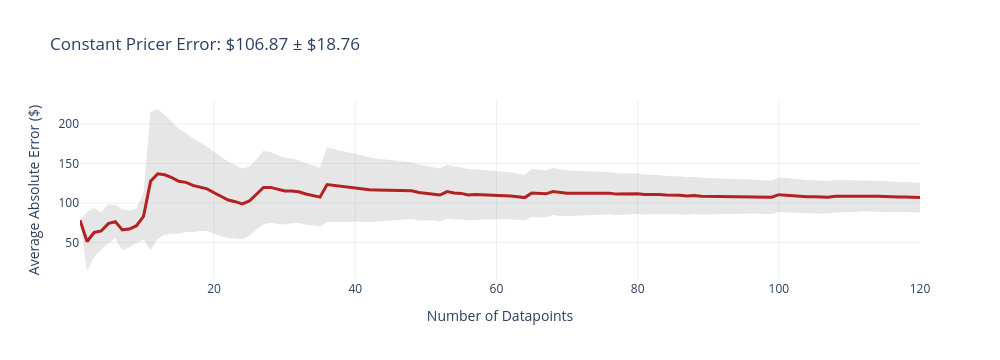
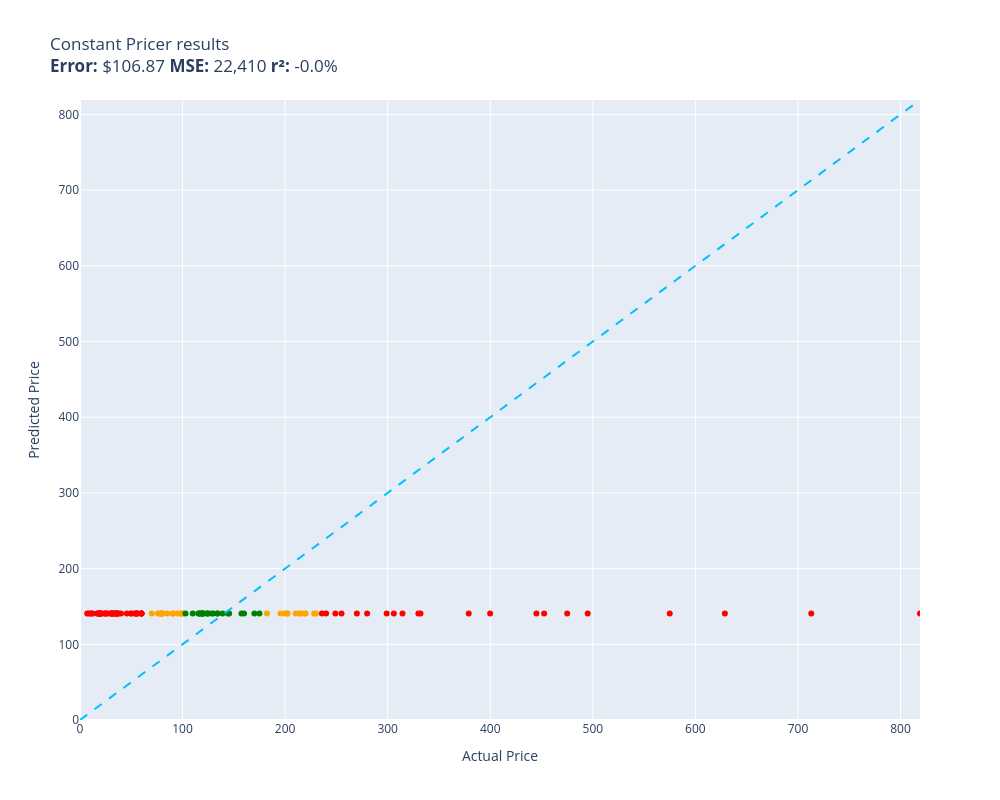

Here is the notebook cell these charts were saved with, in order:
### Code cell
# Evaluate baseline.

evaluate(constant_pricer, test, size=120)

### Figure 1 — Plotly figure (JSON) as saved in the notebook; plotly's stock layout.template omitted (floating-point values rounded to 4 significant figures; data arrays with more than 128 entries replaced by an {"elided": "..."} marker saying what was removed)
{"data": [{"fill": "toself", "fillcolor": "rgba(128,128,128,0.2)", "hoverinfo": "skip", "line": {"color": "rgba(255,255,255,0)"}, "name": "95% CI", "showlegend": false, "type": "scatter", "x": {"elided": "240 int values"}, "y": {"elided": "240 float values"}}, {"customdata": [[0], [37.32], [30.82], [23.35], [24.66], [21.06], [26.12], [22.94], [21.8], [29.43], [87.31], [81.89], [75.63], [70.54], [66.44], [62.33], [59.12], [55.93], [53.23], [51.4], [49.91], [48.3], [46.37], [44.77], [43.56], [44.65], [46.37], [44.71], [43.48], [42.19], [40.83], [39.61], [38.81], [37.78], [36.99], [47.25], [46.03], [44.86], [43.77], [42.69], [41.74], [40.84], [39.89], [38.98], [38.15], [37.32], [36.53], [35.77], [35.31], [34.66], [33.99], [33.55], [33.92], [33.46], [32.87], [32.49], [31.93], [31.38], [30.89], [30.38], [29.89], [29.44], [29.03], [28.68], [30.45], [30.05], [29.6], [29.68], [29.39], [29.0], [28.59], [28.19], [27.82], [27.44], [27.08], [26.73], [26.49], [26.16], [25.83], [25.5], [25.29], [24.98], [24.68], [24.44], [24.15], [23.88], [23.65], [23.42], [23.24], [22.98], [22.73], [22.52], [22.28], [22.05], [21.82], [21.6], [21.37], [21.23], [21.02], [21.77], [21.59], [21.45], [21.24], [21.13], [20.93], [20.79], [20.6], [20.59], [20.4], [20.24], [20.06], [19.91], [19.74], [19.63], [19.48], [19.36], [19.2], [19.04], [18.88], [18.76]], "hovertemplate": "n=%{x}<br>Avg Error=$%{y:,.2f}<br>±95% CI=$%{customdata[0]:,.2f}<extra></extra>", "line": {"color": "firebrick", "width": 3}, "mode": "lines", "name": "Cumulative Avg Error", "type": "scatter", "x": [1, 2, 3, 4, 5, 6, 7, 8, 9, 10, 11, 12, 13, 14, 15, 16, 17, 18, 19, 20, 21, 22, 23, 24, 25, 26, 27, 28, 29, 30, 31, 32, 33, 34, 35, 36, 37, 38, 39, 40, 41, 42, 43, 44, 45, 46, 47, 48, 49, 50, 51, 52, 53, 54, 55, 56, 57, 58, 59, 60, 61, 62, 63, 64, 65, 66, 67, 68, 69, 70, 71, 72, 73, 74, 75, 76, 77, 78, 79, 80, 81, 82, 83, 84, 85, 86, 87, 88, 89, 90, 91, 92, 93, 94, 95, 96, 97, 98, 99, 100, 101, 102, 103, 104, 105, 106, 107, 108, 109, 110, 111, 112, 113, 114, 115, 116, 117, 118, 119, 120], "y": [78.43, 51.51, 62.88, 64.8, 73.99, 76.56, 66.15, 67.23, 71.41, 83.2, 127.7, 136.9, 135.6, 132.1, 127.4, 126.2, 122.3, 120.6, 117.9, 113.1, 108.0, 103.9, 101.8, 98.95, 102.7, 110.7, 119.7, 119.8, 117.1, 115.2, 115.4, 114.3, 111.4, 109.9, 107.5, 123.3, 122.2, 121.2, 120.0, 119.5, 118.1, 116.7, 116.4, 116.4, 115.6, 115.6, 115.7, 115.6, 113.3, 112.3, 112.1, 110.2, 114.4, 112.7, 112.2, 110.3, 110.7, 110.6, 109.7, 110.1, 109.8, 109.1, 108.1, 106.9, 112.8, 111.8, 111.6, 114.5, 113.0, 112.3, 112.3, 112.5, 112.8, 112.9, 112.6, 112.5, 111.3, 111.5, 111.7, 111.8, 110.7, 110.9, 110.9, 110.1, 110.1, 109.8, 109.0, 109.6, 108.6, 108.5, 108.6, 107.9, 108.0, 108.0, 108.3, 108.1, 108.0, 107.1, 107.3, 110.6, 109.9, 109.1, 109.0, 108.0, 108.0, 107.2, 107.3, 108.7, 108.7, 109.1, 108.9, 109.5, 109.5, 108.6, 108.1, 107.5, 107.5, 107.6, 107.4, 106.9]}], "layout": {"height": 360, "showlegend": false, "title": {"text": "Constant Pricer Error: $106.87 ± $18.76"}, "width": 1000, "xaxis": {"title": {"text": "Number of Datapoints"}}, "yaxis": {"title": {"text": "Average Absolute Error ($)"}}}}

### Figure 2 — Plotly figure (JSON) as saved in the notebook; plotly's stock layout.template omitted (floating-point values rounded to 4 significant figures)
{"data": [{"customdata": [["Old Blood Noise Excess V2 Distortion Cho...\nGuess=$140.57 Actual=$219.00"], ["EXMAX NG-10X Fresnel Lens Focusing Adapt...\nGuess=$140.57 Actual=$69.98"], ["RBC12-UPC Replacement Battery Cartridge ...\nGuess=$140.57 Actual=$229.99"], ["ACDelco GM Original Equipment FW339 Fron...\nGuess=$140.57 Actual=$215.33"], ["Panasonic KX-TG6511B DECT 6.0 PLUS Expan...\nGuess=$140.57 Actual=$79.20"], ["GJY Portable TV,10.6 inch Mini TV for AT...\nGuess=$140.57 Actual=$79.36"], ["APS iBoard 6-inch Aluminum (Black Powder...\nGuess=$140.57 Actual=$210.23"], ["HK SYSTEMS 13\" Heavy Duty Black \"Push\" O...\nGuess=$140.57 Actual=$84.95"], ["Aolemi Oil Rubbed Bronze Single Function...\nGuess=$140.57 Actual=$98.65"], ["Clementoni 39132.5 Jigsaw Puzzle 1,000 P...\nGuess=$140.57 Actual=$79.95"], ["KOMPUTERBAY 4GB 2X 2GB DDR2 1066MHz PC2-...\nGuess=$140.57 Actual=$80.34"], ["Travelpro Platinum Elite Slim Business L...\nGuess=$140.57 Actual=$213.83"], ["JRready ST6313 DT Deutsch Connector Kit,...\nGuess=$140.57 Actual=$199.68"], ["15\" Locking Shower Head Extension Arm in...\nGuess=$140.57 Actual=$79.95"], ["Dakota Alert MURS Alert Probe Sensor - M...\nGuess=$140.57 Actual=$219.99"], ["AUTOFREE LED Tail Lights Assembly Compat...\nGuess=$140.57 Actual=$201.99"], ["Evan-Fischer Front Bumper Cover Compatib...\nGuess=$140.57 Actual=$202.38"], ["Webcem Solar Shed Light Outdoor Indoor, ...\nGuess=$140.57 Actual=$77.96"], ["Festool 492370 Platin 2 S1000 Grit 6-Inc...\nGuess=$140.57 Actual=$91.00"], ["DIMARZIO 204284 DP 163FBK Blues Bucker G...\nGuess=$140.57 Actual=$89.99"], ["BESTILL Wall Mounted Shower Faucet Set, ...\nGuess=$140.57 Actual=$76.00"], ["Marvel Legends Series X-Men 6-Inch Archa...\nGuess=$140.57 Actual=$98.95"], ["ANZO USA 111207 GMC SIERRA 99-06 / YUKON...\nGuess=$140.57 Actual=$182.28"], ["Trim Kit for 2-handle Shower & Tub Valve...\nGuess=$140.57 Actual=$94.99"], ["Pioneer 2AM401-BN Two Handle Kitchen Fau...\nGuess=$140.57 Actual=$228.22"], ["4LT LUMINETTE Vanity Opal GLS BSN\nGuess=$140.57 Actual=$99.99"], ["MXR Carbon Copy Deluxe Analog Delay Guit...\nGuess=$140.57 Actual=$195.50"]], "hovertemplate": "%{customdata[0]}<extra></extra>", "legendgroup": "orange", "marker": {"color": "orange", "size": 6, "symbol": "circle"}, "mode": "markers", "name": "orange", "orientation": "v", "showlegend": true, "type": "scatter", "x": [219.0, 69.98, 230.0, 215.3, 79.2, 79.36, 210.2, 84.95, 98.65, 79.95, 80.34, 213.8, 199.7, 79.95, 220.0, 202.0, 202.4, 77.96, 91.0, 89.99, 76.0, 98.95, 182.3, 94.99, 228.2, 99.99, 195.5], "xaxis": "x", "y": [140.6, 140.6, 140.6, 140.6, 140.6, 140.6, 140.6, 140.6, 140.6, 140.6, 140.6, 140.6, 140.6, 140.6, 140.6, 140.6, 140.6, 140.6, 140.6, 140.6, 140.6, 140.6, 140.6, 140.6, 140.6, 140.6, 140.6], "yaxis": "y"}, {"customdata": [["telpo Headlight Assembly Fit For 15 Camr...\nGuess=$140.57 Actual=$115.99"], ["SuppliesOutlet Compatible Toner Cartridg...\nGuess=$140.57 Actual=$144.29"], ["PEMP E65 E66 CDC Simulate Optical Fiber ...\nGuess=$140.57 Actual=$119.00"], ["Intermatic PX300 12V 300W Transformer wi...\nGuess=$140.57 Actual=$134.00"], ["CORSAIR Dominator Platinum RGB 32GB (2x1...\nGuess=$140.57 Actual=$124.00"], ["SKB iSeries 3i-13096-6KP Case for BlackM...\nGuess=$140.57 Actual=$174.99"], ["GanFindX Portable Car Hand Controls for ...\nGuess=$140.57 Actual=$159.90"], ["Scranton & Co 3 Drawer Mobile File Cabin...\nGuess=$140.57 Actual=$115.35"], ["Wenger City Upgrade Laptop Backpack with...\nGuess=$140.57 Actual=$145.42"], ["3D Tree Hole Branches 075 Stair Risers D...\nGuess=$140.57 Actual=$129.99"], ["Fjallraven, Kanken Laptop 15\" Backpack f...\nGuess=$140.57 Actual=$119.65"], ["Diversitech WG840585 Motor, (Ddb) 1/3Hp,...\nGuess=$140.57 Actual=$134.12"], ["Western Digital Enterprise RE4-GP 2TB SA...\nGuess=$140.57 Actual=$109.95"], ["PM Auto Front Right Quick Complete Strut...\nGuess=$140.57 Actual=$124.94"], ["Dell Optiplex 390 Desktop Computer i3 3....\nGuess=$140.57 Actual=$124.27"], ["Pidoko Kids Train Table, Grey with 90 Pc...\nGuess=$140.57 Actual=$119.97"], ["EMART Photography C Stand with Boom Arm,...\nGuess=$140.57 Actual=$119.99"], ["Grey Pneumatic 1311SD Impact Socket Set\nGuess=$140.57 Actual=$157.43"], ["4pc Wheel Spacers Adapters 4\" (2inch Per...\nGuess=$140.57 Actual=$116.95"], ["Urth 62mm UV, Circular Polarizing (CPL),...\nGuess=$140.57 Actual=$139.00"], ["LSI Broadcom SAS 9300-8i 8-port 12Gb/s S...\nGuess=$140.57 Actual=$118.00"], ["DuraGo 29515020 Front Hub Assembly\nGuess=$140.57 Actual=$128.34"], ["Ibanez M510OVS Acoustic Mandolin in Vint...\nGuess=$140.57 Actual=$169.99"], ["GENUINE VOLVO THERMOSTAT (3.0, 3.2) S60 ...\nGuess=$140.57 Actual=$102.85"]], "hovertemplate": "%{customdata[0]}<extra></extra>", "legendgroup": "green", "marker": {"color": "green", "size": 6, "symbol": "circle"}, "mode": "markers", "name": "green", "orientation": "v", "showlegend": true, "type": "scatter", "x": [116.0, 144.3, 119.0, 134.0, 124.0, 175.0, 159.9, 115.3, 145.4, 130.0, 119.7, 134.1, 110.0, 124.9, 124.3, 120.0, 120.0, 157.4, 117.0, 139.0, 118.0, 128.3, 170.0, 102.8], "xaxis": "x", "y": [140.6, 140.6, 140.6, 140.6, 140.6, 140.6, 140.6, 140.6, 140.6, 140.6, 140.6, 140.6, 140.6, 140.6, 140.6, 140.6, 140.6, 140.6, 140.6, 140.6, 140.6, 140.6, 140.6, 140.6], "yaxis": "y"}, {"customdata": [["NewPower99 Battery Kit for Samsung Galax...\nGuess=$140.57 Actual=$54.95"], ["Stand for Raven Pro Document Scanner - P...\nGuess=$140.57 Actual=$29.85"], ["8544771 Dryer Heating Element, 279816 Th...\nGuess=$140.57 Actual=$35.74"], ["Pump Head TBVECHI 175PSI 4KW 5.5HP 21CFM...\nGuess=$140.57 Actual=$329.90"], ["Bam France 2002XL Contoured Hightech Bla...\nGuess=$140.57 Actual=$713.00"], ["Metabo HPT 36V MultiVolt™ Cordless Rotar...\nGuess=$140.57 Actual=$379.00"], ["46mm Digital Pro High-Resolution Close-U...\nGuess=$140.57 Actual=$19.99"], ["Innovative Percussion CB-6 Chamois Bass ...\nGuess=$140.57 Actual=$54.32"], ["LOVE MEI Galaxy S10 Lite Case, Military ...\nGuess=$140.57 Actual=$32.98"], ["LD Products Compatible Toner Cartridge R...\nGuess=$140.57 Actual=$49.98"], ["Bam Trekking 3027SB Single Black Clarine...\nGuess=$140.57 Actual=$332.00"], ["DEWALT 20V MAX* XR Impact Driver with Bl...\nGuess=$140.57 Actual=$452.53"], ["Mini PC, Kinupute Desktop Computer E3-12...\nGuess=$140.57 Actual=$495.00"], ["June Garden 12\" Sweet Dolly Charlotte - ...\nGuess=$140.57 Actual=$19.99"], ["10GBase-LR SFP+ Transceiver, Handar 10GB...\nGuess=$140.57 Actual=$19.99"], ["Deco Mount Pro Tripod Microphone Stand w...\nGuess=$140.57 Actual=$59.95"], ["Canon EOS Rebel T7 Digital SLR Camera wi...\nGuess=$140.57 Actual=$819.00"], ["Evergreen HSHB2005 Cylinder Head Gasket ...\nGuess=$140.57 Actual=$59.69"], ["Task T24287 Roman Ogee Router Bit with 1...\nGuess=$140.57 Actual=$55.88"], ["Southwire 120V/15A Right Angle User Atta...\nGuess=$140.57 Actual=$37.87"], ["Mylites+ Standard Comic Book Mylar Sleev...\nGuess=$140.57 Actual=$34.99"], ["Tidal Front + Rear Fender Flares 4PC Poc...\nGuess=$140.57 Actual=$254.99"], ["DALDED LED Light Kit for Lego Sonic Gree...\nGuess=$140.57 Actual=$24.99"], ["152MM Hole Saws M42 Bi-Metal High Speed ...\nGuess=$140.57 Actual=$17.99"], ["Baseball Backpacks Large 18 Inch Bookbag...\nGuess=$140.57 Actual=$31.77"], ["Adams Check Payment and Deposit Register...\nGuess=$140.57 Actual=$35.49"], ["KOHLER 18865-CP Filtered Water Faucet, P...\nGuess=$140.57 Actual=$475.00"], ["Projector, CRAZVIEW Projector with WiFi ...\nGuess=$140.57 Actual=$53.40"], ["Retevis RT68 Soft Earhook Walkie Talkie ...\nGuess=$140.57 Actual=$6.99"], ["MC: Pindicator (Dual Intensity Amber)\nGuess=$140.57 Actual=$40.00"], ["Laisomeke Waterproof Junction Box, Unive...\nGuess=$140.57 Actual=$11.99"], ["Sumerain S1339CM Double Handle Widesprea...\nGuess=$140.57 Actual=$235.86"], ["Poison Spyder 10-08-020 Rocker Knocker\nGuess=$140.57 Actual=$628.76"], ["VLAND LED Smoked Taillights Compatible F...\nGuess=$140.57 Actual=$239.99"], ["Lighted Triangle Mirror Cabinet Bathroom...\nGuess=$140.57 Actual=$445.00"], ["Tablet PC Cover Compatible with Lenovo T...\nGuess=$140.57 Actual=$31.61"], ["Miyaya@ Funny Animal Masks Collection fo...\nGuess=$140.57 Actual=$16.99"], ["Trail Gear Twin Stick Kit for Top Shift ...\nGuess=$140.57 Actual=$279.92"], ["Engine Thermostat, Replace 19301-PAA-306...\nGuess=$140.57 Actual=$18.89"], ["Ultra Duster Canned Air Net 10 Oz 6-Pack\nGuess=$140.57 Actual=$49.90"], ["Beck/Arnley 0421945 Air Filter\nGuess=$140.57 Actual=$35.87"], ["IQShield Screen Protector Compatible wit...\nGuess=$140.57 Actual=$9.95"], ["Liberty Imports 12 Pack: US Military Toy...\nGuess=$140.57 Actual=$16.98"], ["Neporal Full Spectrum Light Bulb, 6000K ...\nGuess=$140.57 Actual=$18.59"], ["Satco S9596, 4 Count (Pack of 1), 4.18\nGuess=$140.57 Actual=$12.00"], ["Ceramic Talavera Mexican Tile 4x4\", 9 Pi...\nGuess=$140.57 Actual=$29.95"], ["Intrepid International Dressage Letters-...\nGuess=$140.57 Actual=$26.99"], ["LEGO Marvel Avengers War Machine Buster ...\nGuess=$140.57 Actual=$59.95"], ["Kingston Brass KS269SN Kingston Clawfoot...\nGuess=$140.57 Actual=$305.99"], ["KOHLER K-1185540-CP Assembly-Slider\nGuess=$140.57 Actual=$45.67"], ["KUNN Small Electrician Tool Pouch Utilit...\nGuess=$140.57 Actual=$21.99"], ["iPhone 12/12 Pro Nicaragua Guardabarranc...\nGuess=$140.57 Actual=$19.97"], ["Replacement Remote Control for PANASONIC...\nGuess=$140.57 Actual=$34.95"], ["KS K-STORM Replacement Silicone Mushroom...\nGuess=$140.57 Actual=$8.50"], ["LSSAGOON Backpack for Women Teen Kids Gi...\nGuess=$140.57 Actual=$33.99"], ["Aeromotive 13304 Regulator, X1 Adjustabl...\nGuess=$140.57 Actual=$269.95"], ["Walker Exhaust Ultra EPA 16478 Direct Fi...\nGuess=$140.57 Actual=$574.99"], ["GE RPWF SmartWater Comparable Refrigerat...\nGuess=$140.57 Actual=$36.99"], ["MGP Caliper Covers 39011SACURD Red Powde...\nGuess=$140.57 Actual=$249.00"], ["Royal Designs, Inc. Decorative Abundant ...\nGuess=$140.57 Actual=$24.95"], ["Canon Sure Shot 90u 35mm Date Camera\nGuess=$140.57 Actual=$399.89"], ["NewFantasia Replacement Audio Cable with...\nGuess=$140.57 Actual=$31.00"], ["Mikrotik RB3011UIAS-RM RouterBOARD 10xGi...\nGuess=$140.57 Actual=$299.00"], ["MONOCARBON Forged Carbon Fiber Case for ...\nGuess=$140.57 Actual=$59.99"], ["AC Compressor & A/C Kit For BMW 335i 335...\nGuess=$140.57 Actual=$314.41"], ["Wilkinson LOW GAUSS Vintage Tone Strat S...\nGuess=$140.57 Actual=$30.93"], ["Berta (6 Pieces) 1-1/4 inch Overlay, 90 ...\nGuess=$140.57 Actual=$24.66"], ["Chalkboard Name Badges with Magnetic Bac...\nGuess=$140.57 Actual=$19.95"], ["Linkloos Solar Street Lights Outdoor Wat...\nGuess=$140.57 Actual=$55.99"]], "hovertemplate": "%{customdata[0]}<extra></extra>", "legendgroup": "red", "marker": {"color": "red", "size": 6, "symbol": "circle"}, "mode": "markers", "name": "red", "orientation": "v", "showlegend": true, "type": "scatter", "x": [54.95, 29.85, 35.74, 329.9, 713.0, 379.0, 19.99, 54.32, 32.98, 49.98, 332.0, 452.5, 495.0, 19.99, 19.99, 59.95, 819.0, 59.69, 55.88, 37.87, 34.99, 255.0, 24.99, 17.99, 31.77, 35.49, 475.0, 53.4, 6.99, 40.0, 11.99, 235.9, 628.8, 240.0, 445.0, 31.61, 16.99, 279.9, 18.89, 49.9, 35.87, 9.95, 16.98, 18.59, 12.0, 29.95, 26.99, 59.95, 306.0, 45.67, 21.99, 19.97, 34.95, 8.5, 33.99, 269.9, 575.0, 36.99, 249.0, 24.95, 399.9, 31.0, 299.0, 59.99, 314.4, 30.93, 24.66, 19.95, 55.99], "xaxis": "x", "y": [140.6, 140.6, 140.6, 140.6, 140.6, 140.6, 140.6, 140.6, 140.6, 140.6, 140.6, 140.6, 140.6, 140.6, 140.6, 140.6, 140.6, 140.6, 140.6, 140.6, 140.6, 140.6, 140.6, 140.6, 140.6, 140.6, 140.6, 140.6, 140.6, 140.6, 140.6, 140.6, 140.6, 140.6, 140.6, 140.6, 140.6, 140.6, 140.6, 140.6, 140.6, 140.6, 140.6, 140.6, 140.6, 140.6, 140.6, 140.6, 140.6, 140.6, 140.6, 140.6, 140.6, 140.6, 140.6, 140.6, 140.6, 140.6, 140.6, 140.6, 140.6, 140.6, 140.6, 140.6, 140.6, 140.6, 140.6, 140.6, 140.6], "yaxis": "y"}, {"hoverinfo": "skip", "line": {"color": "deepskyblue", "dash": "dash", "width": 2}, "mode": "lines", "name": "y = x", "showlegend": false, "type": "scatter", "x": [0, 819], "y": [0, 819]}], "layout": {"height": 800, "legend": {"title": {"text": "color"}, "tracegroupgap": 0}, "showlegend": false, "title": {"text": "Constant Pricer results<br><b>Error:</b> $106.87 <b>MSE:</b> 22,410 <b>r²:</b> -0.0%"}, "width": 1000, "xaxis": {"anchor": "y", "domain": [0, 1], "range": [0, 819], "title": {"text": "Actual Price"}}, "yaxis": {"anchor": "x", "domain": [0, 1], "range": [0, 819], "title": {"text": "Predicted Price"}}}}
